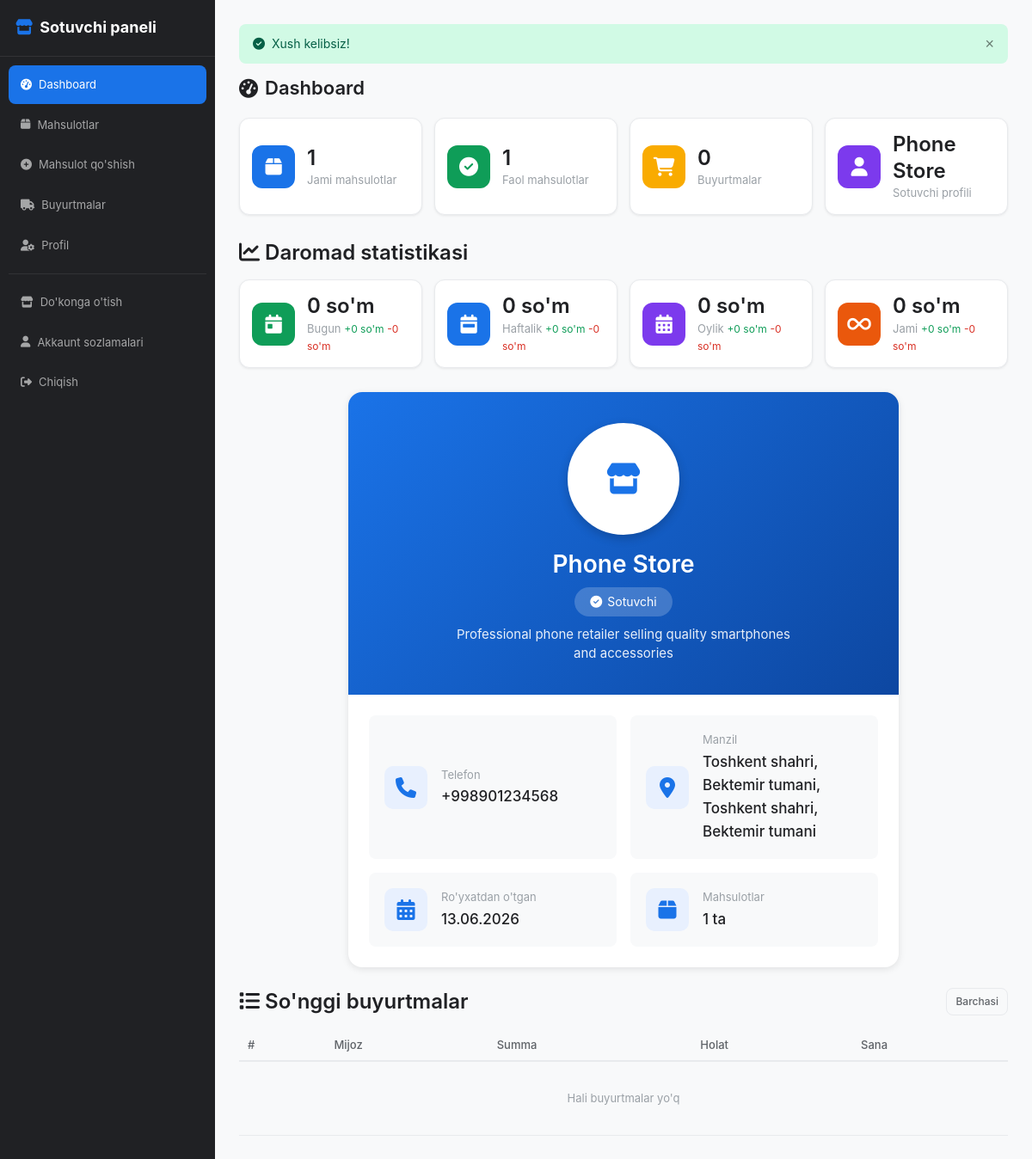
Page /seller/index.php (signed in) on the committed database.
### tables this page shows
CREATE TABLE products (
    id INT AUTO_INCREMENT PRIMARY KEY,
    category_id INT,
    seller_id INT,
    name VARCHAR(200) NOT NULL,
    slug VARCHAR(200) UNIQUE NOT NULL,
    description TEXT,
    price DECIMAL(12,2) NOT NULL DEFAULT 0,
    old_price DECIMAL(12,2),
    stock INT NOT NULL DEFAULT 0,
    image VARCHAR(255),
    images TEXT,
    specs TEXT,
    is_featured TINYINT(1) DEFAULT 0,
    status ENUM('active','inactive') DEFAULT 'active',
    approval_status ENUM('pending','approved','rejected') DEFAULT 'pending',
    created_at TIMESTAMP DEFAULT CURRENT_TIMESTAMP,
    FOREIGN KEY (category_id) REFERENCES categories(id) ON DELETE SET NULL,
    FOREIGN KEY (seller_id) REFERENCES users(id) ON DELETE SET NULL
);

CREATE TABLE sellers (
    id INT AUTO_INCREMENT PRIMARY KEY,
    user_id INT NOT NULL,
    business_name VARCHAR(200) NOT NULL,
    business_description TEXT NOT NULL,
    phone VARCHAR(20) NOT NULL,
    region_id INT NOT NULL,
    district_id INT NOT NULL,
    address TEXT NOT NULL,
    logo VARCHAR(255),
    created_at TIMESTAMP DEFAULT CURRENT_TIMESTAMP,
    FOREIGN KEY (user_id) REFERENCES users(id) ON DELETE CASCADE,
    FOREIGN KEY (region_id) REFERENCES regions(id) ON DELETE RESTRICT,
    FOREIGN KEY (district_id) REFERENCES districts(id) ON DELETE RESTRICT
);

CREATE TABLE regions (
    id INT AUTO_INCREMENT PRIMARY KEY,
    name_uz VARCHAR(100) NOT NULL,
    name_ru VARCHAR(100),
    name_en VARCHAR(100),
    created_at TIMESTAMP DEFAULT CURRENT_TIMESTAMP
);

CREATE TABLE districts (
    id INT AUTO_INCREMENT PRIMARY KEY,
    region_id INT NOT NULL,
    name_uz VARCHAR(100) NOT NULL,
    name_ru VARCHAR(100),
    name_en VARCHAR(100),
    created_at TIMESTAMP DEFAULT CURRENT_TIMESTAMP,
    FOREIGN KEY (region_id) REFERENCES regions(id) ON DELETE CASCADE
);

### config/config.php (called while the page is built, shortened)
<?php
spl_autoload_register(function ($className) {
    $paths = [
        __DIR__ . '/../app/core/' . $className . '.php',
        __DIR__ . '/../app/models/' . $className . '.php',
    ];
    foreach ($paths as $path) {
        if (file_exists($path)) {
            return;
        }
    }
});
require_once __DIR__ . '/../app/core/helpers.php';

### app/core/Database.php (called while the page is built, shortened)
<?php
class Database
{
    private static ?Database $instance = null;
    private mysqli $connection;
    private function __construct()
    {
        $xamppSocket = '/opt/lampp/var/mysql/mysql.sock';
        $connection = null;
        try {
            $connection = new mysqli(DB_HOST, DB_USER, DB_PASS, DB_NAME);
        } catch (Exception $e) {
            if (file_exists($xamppSocket)) {
                $connection = new mysqli(DB_HOST, DB_USER, DB_PASS, DB_NAME, 3306, $xamppSocket);
            }
        }
        $this->connection = $connection;
        $this->connection->set_charset('utf8mb4');
    }
    public static function getInstance(): Database
    {
        if (self::$instance === null) {
            self::$instance = new self();
        }
        return self::$instance;
    }
    public function query(string $sql, array $params = [], string $types = ''): mysqli_stmt|false
    {
        $stmt = $this->connection->prepare($sql);
        if (!empty($params)) {
            $stmt->bind_param($types, ...$params);
        }
        $stmt->execute();
        return $stmt;
    }
    public function fetchOne(string $sql, array $params = [], string $types = ''): ?array
    {
        $stmt = $this->query($sql, $params, $types);
        $result = $stmt->get_result();
        return $result->fetch_assoc() ?: null;
    }
    public function fetchAll(string $sql, array $params = [], string $types = ''): array
    {
        $stmt = $this->query($sql, $params, $types);
        $result = $stmt->get_result();
        return $result->fetch_all(MYSQLI_ASSOC);
    }
}

### app/models/Product.php (called while the page is built, shortened)
<?php
class Product
{
    private Database $db;
    public function __construct()
    {
        $this->db = Database::getInstance();
    }
    public function getAllBySeller(int $sellerId, string $approvalStatus = '', string $status = ''): array
    {
        $where = "WHERE p.seller_id = ?";
        $params = [$sellerId];
        $types = 'i';
        return $this->db->fetchAll(
            "SELECT p.*, c.name as category_name
             FROM products p
             LEFT JOIN categories c ON p.category_id = c.id
             {$where}
             ORDER BY p.created_at DESC",
            $params, $types
        );
    }
}

### app/models/Order.php (called while the page is built, shortened)
<?php
class Order
{
    private Database $db;
    public function __construct()
    {
        $this->db = Database::getInstance();
    }
    public function getBySeller(int $sellerId, ?string $status = null): array
    {
        $sql = "SELECT DISTINCT o.*, u.full_name, u.email, u.phone as user_phone,
                       r.name_uz as region_name, d.name_uz as district_name
                FROM orders o
                JOIN order_items oi ON oi.order_id = o.id
                JOIN users u ON o.user_id = u.id
                LEFT JOIN regions r ON o.region_id = r.id
                LEFT JOIN districts d ON o.district_id = d.id
                WHERE oi.seller_id = ?";
        $params = [$sellerId];
        $types = 'i';
        $sql .= " ORDER BY o.created_at DESC";
        return $this->db->fetchAll($sql, $params, $types);
    }
    public function getSellerRevenueStats(int $sellerId): array
    {
        $today = date('Y-m-d');
        $weekStart = date('Y-m-d', strtotime('monday this week'));
        $monthStart = date('Y-m-d', strtotime('first day of this month'));
        $sql = "SELECT
                    SUM(CASE WHEN o.status NOT IN ('cancelled') THEN oi.product_price * oi.quantity ELSE 0 END) as income,
                    SUM(CASE WHEN o.status = 'cancelled' THEN oi.product_price * oi.quantity ELSE 0 END) as loss
                FROM order_items oi
                JOIN orders o ON oi.order_id = o.id
                WHERE oi.seller_id = ? AND DATE(o.created_at) >= ?";
        $getPeriod = function(string $startDate) use ($sql, $sellerId): array {
            $row = $this->db->fetchOne($sql, [$sellerId, $startDate], 'is');
            $income = (float)($row['income'] ?? 0);
            $loss = (float)($row['loss'] ?? 0);
            return [
                'income' => $income,
                'loss'   => $loss,
                'net'    => $income - $loss,
            ];
        };
        $allTimeRow = $this->db->fetchOne(
            "SELECT
                SUM(CASE WHEN o.status NOT IN ('cancelled') THEN oi.product_price * oi.quantity ELSE 0 END) as income,
                SUM(CASE WHEN o.status = 'cancelled' THEN oi.product_price * oi.quantity ELSE 0 END) as loss
             FROM order_items oi
             JOIN orders o ON oi.order_id = o.id
             WHERE oi.seller_id = ?",
            [$sellerId], 'i'
        );
        $allTimeIncome = (float)($allTimeRow['income'] ?? 0);
        $allTimeLoss = (float)($allTimeRow['loss'] ?? 0);
        return [
            'today'    => $getPeriod($today),
            'week'     => $getPeriod($weekStart),
            'month'    => $getPeriod($monthStart),
            'all_time' => [
                'income' => $allTimeIncome,
                'loss'   => $allTimeLoss,
                'net'    => $allTimeIncome - $allTimeLoss,
            ],
        ];
    }
}

### app/models/Seller.php (called while the page is built, shortened)
<?php
class Seller
{
    private Database $db;
    public function __construct()
    {
        $this->db = Database::getInstance();
    }
    public function getByUserId(int $userId): ?array
    {
        return $this->db->fetchOne(
            "SELECT s.*, u.full_name as owner_name, u.email as owner_email,
                    u.phone as owner_phone, r.name_uz as region_name,
                    d.name_uz as district_name
             FROM sellers s
             JOIN users u ON s.user_id = u.id
             LEFT JOIN regions r ON s.region_id = r.id
             LEFT JOIN districts d ON s.district_id = d.id
             WHERE s.user_id = ?",
            [$userId], 'i'
        );
    }
}

### app/core/helpers.php (called while the page is built, shortened)
<?php
function formatPrice(float $price): string {
    return number_format($price, 0, ',', ' ') . ' ' . CURRENCY;
}

### seller/index.php (the view, shortened to what this page needs)
<?php
require_once __DIR__ . '/../config/config.php';
$sellerModel = new Seller();
$productModel = new Product();
$orderModel = new Order();
$seller = $sellerModel->getByUserId($_SESSION['user_id']);
$products = $productModel->getAllBySeller($_SESSION['user_id']);
$orders = $orderModel->getBySeller($_SESSION['user_id']);
$totalProducts = count($products);
$activeProducts = count(array_filter($products, fn($p) => $p['status'] === 'active'));
$revenueStats = $orderModel->getSellerRevenueStats($_SESSION['user_id']);
require_once __DIR__ . '/../includes/seller_header.php';
?>
<div class="admin-header">
    <h1><i class="fas fa-tachometer-alt"></i> Dashboard</h1>
</div>
<div class="stats-grid">
    <div class="stat-card">
        <div class="stat-icon" style="background: #1a73e8;"><i class="fas fa-box"></i></div>
        <div class="stat-info">
            <h3><?= $totalProducts ?></h3>
            <p>Jami mahsulotlar</p>
        </div>
    </div>
    <div class="stat-card">
        <div class="stat-icon" style="background: #0f9d58;"><i class="fas fa-check-circle"></i></div>
        <div class="stat-info">
            <h3><?= $activeProducts ?></h3>
            <p>Faol mahsulotlar</p>
        </div>
    </div>
    <div class="stat-card">
        <div class="stat-icon" style="background: #f9ab00;"><i class="fas fa-shopping-cart"></i></div>
        <div class="stat-info">
            <h3><?= count($orders) ?></h3>
            <p>Buyurtmalar</p>
        </div>
    </div>
    <div class="stat-card">
        <div class="stat-icon" style="background: #7c3aed;"><i class="fas fa-user"></i></div>
        <div class="stat-info">
            <h3><?= htmlspecialchars($seller['business_name']) ?></h3>
            <p>Sotuvchi profili</p>
        </div>
    </div>
</div>
<div class="admin-section">
    <div class="section-header">
        <h2><i class="fas fa-chart-line"></i> Daromad statistikasi</h2>
    </div>
    <div class="stats-grid">
        <div class="stat-card">
            <div class="stat-icon" style="background: #0f9d58;"><i class="fas fa-calendar-day"></i></div>
            <div class="stat-info">
                <h3><?= formatPrice($revenueStats['today']['net']) ?></h3>
                <p>Bugun <span style="color:var(--success);font-size:12px">+<?= formatPrice($revenueStats['today']['income']) ?></span> <span style="color:var(--danger);font-size:12px">-<?= formatPrice($revenueStats['today']['loss']) ?></span></p>
            </div>
        </div>
        <div class="stat-card">
            <div class="stat-icon" style="background: #1a73e8;"><i class="fas fa-calendar-week"></i></div>
            <div class="stat-info">
                <h3><?= formatPrice($revenueStats['week']['net']) ?></h3>
                <p>Haftalik <span style="color:var(--success);font-size:12px">+<?= formatPrice($revenueStats['week']['income']) ?></span> <span style="color:var(--danger);font-size:12px">-<?= formatPrice($revenueStats['week']['loss']) ?></span></p>
            </div>
        </div>
        <div class="stat-card">
            <div class="stat-icon" style="background: #7c3aed;"><i class="fas fa-calendar-alt"></i></div>
            <div class="stat-info">
                <h3><?= formatPrice($revenueStats['month']['net']) ?></h3>
                <p>Oylik <span style="color:var(--success);font-size:12px">+<?= formatPrice($revenueStats['month']['income']) ?></span> <span style="color:var(--danger);font-size:12px">-<?= formatPrice($revenueStats['month']['loss']) ?></span></p>
            </div>
        </div>
        <div class="stat-card">
            <div class="stat-icon" style="background: #ea580c;"><i class="fas fa-infinity"></i></div>
            <div class="stat-info">
                <h3><?= formatPrice($revenueStats['all_time']['net']) ?></h3>
                <p>Jami <span style="color:var(--success);font-size:12px">+<?= formatPrice($revenueStats['all_time']['income']) ?></span> <span style="color:var(--danger);font-size:12px">-<?= formatPrice($revenueStats['all_time']['loss']) ?></span></p>
            </div>
        </div>
    </div>
</div>
<div class="seller-profile-card">
    <div class="seller-profile-header">
        <div class="seller-avatar">
            <?php if ($seller['logo']): ?>
                <img src="<?= SITE_URL ?>/links/images/<?= htmlspecialchars($seller['logo']) ?>" alt="Logo">
            <?php else: ?>
                <i class="fas fa-store"></i>
            <?php endif; ?>
        </div>
        <h2><?= htmlspecialchars($seller['business_name']) ?></h2>
        <span class="seller-badge"><i class="fas fa-check-circle"></i> Sotuvchi</span>
        <?php if ($seller['business_description']): ?>
            <p class="seller-desc"><?= nl2br(htmlspecialchars($seller['business_description'])) ?></p>
        <?php endif; ?>
    </div>
    <div class="seller-profile-body">
        <div class="seller-info-grid">
            <div class="seller-info-item">
                <i class="fas fa-phone"></i>
                <div>
                    <label>Telefon</label>
                    <span><?= htmlspecialchars($seller['phone']) ?></span>
                </div>
            </div>
            <div class="seller-info-item">
                <i class="fas fa-map-marker-alt"></i>
                <div>
                    <label>Manzil</label>
                    <span><?= htmlspecialchars($seller['region_name'] ?? '') ?>, <?= htmlspecialchars($seller['district_name'] ?? '') ?>, <?= htmlspecialchars($seller['address']) ?></span>
                </div>
            </div>
            <div class="seller-info-item">
                <i class="fas fa-calendar-alt"></i>
                <div>
                    <label>Ro'yxatdan o'tgan</label>
                    <span><?= date('d.m.Y', strtotime($seller['created_at'])) ?></span>
                </div>
            </div>
            <div class="seller-info-item">
                <i class="fas fa-box"></i>
                <div>
                    <label>Mahsulotlar</label>
                    <span><?= $totalProducts ?> ta</span>
                </div>
            </div>
        </div>
    </div>
</div>
<div class="admin-section">
    <div class="section-header">
        <h2><i class="fas fa-list"></i> So'nggi buyurtmalar</h2>
        <a href="<?= SITE_URL ?>/seller/orders.php" class="btn btn-sm btn-outline">Barchasi</a>
    </div>
    <div class="table-responsive">
        <table class="admin-table">
            <thead>
                <tr>
                    <th>#</th>
                    <th>Mijoz</th>
                    <th>Summa</th>
                    <th>Holat</th>
                    <th>Sana</th>
                </tr>
            </thead>
            <tbody>
                <?php $recentOrders = array_slice($orders, 0, 5); ?>
                <?php if (empty($recentOrders)): ?>
                    <tr><td colspan="5" class="text-center">Hali buyurtmalar yo'q</td></tr>
                <?php endif; ?>
            </tbody>
        </table>
    </div>
</div>
<?php require_once __DIR__ . '/../includes/seller_footer.php'; ?>

### rows in the picture
products: status "1"
sellers: business_name "Phone Store", business_description "Professional phone retailer selling quality smartphones and accessories", phone "+998901234568", region.name_uz "Toshkent shahri", district.name_uz "Bektemir tumani", address "Toshkent shahri, Bektemir tumani", created_at "13.06.2026"

### other values in the picture
$success "Xush kelibsiz!"
$totalProducts "1"
count($orders) "0"
formatPrice($revenueStats['today']['net']) "0 so'm"
formatPrice($revenueStats['today']['income']) "0 so'm"
formatPrice($revenueStats['today']['loss']) "0 so'm"
formatPrice($revenueStats['week']['net']) "0 so'm"
formatPrice($revenueStats['week']['income']) "0 so'm"
formatPrice($revenueStats['week']['loss']) "0 so'm"
formatPrice($revenueStats['month']['net']) "0 so'm"
formatPrice($revenueStats['month']['income']) "0 so'm"
formatPrice($revenueStats['month']['loss']) "0 so'm"
formatPrice($revenueStats['all_time']['net']) "0 so'm"
formatPrice($revenueStats['all_time']['income']) "0 so'm"
formatPrice($revenueStats['all_time']['loss']) "0 so'm"
